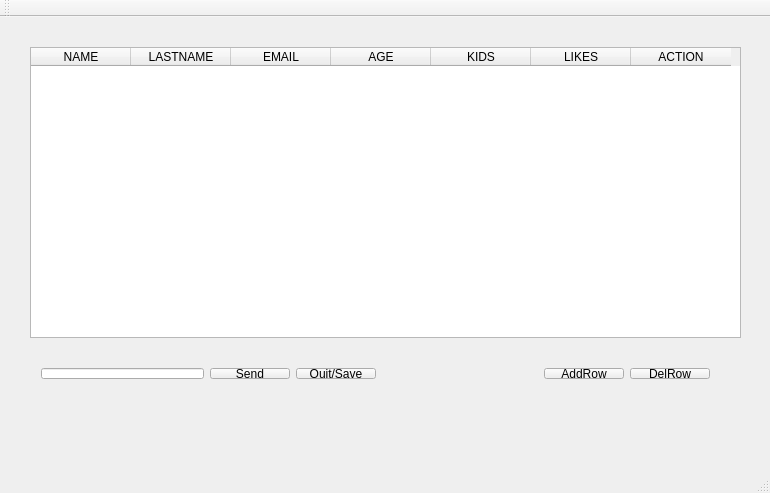
<?xml version="1.0" encoding="UTF-8"?>
<ui version="4.0">
 <class>MainWindow_Person</class>
 <widget class="QMainWindow" name="MainWindow_Person">
  <property name="geometry">
   <rect>
    <x>0</x>
    <y>0</y>
    <width>770</width>
    <height>493</height>
   </rect>
  </property>
  <property name="windowTitle">
   <string>MainWindow_Person</string>
  </property>
  <widget class="QWidget" name="centralWidget">
   <widget class="QTableWidget" name="tableWidget">
    <property name="geometry">
     <rect>
      <x>30</x>
      <y>30</y>
      <width>711</width>
      <height>291</height>
     </rect>
    </property>
    <column>
     <property name="text">
      <string>NAME</string>
     </property>
    </column>
    <column>
     <property name="text">
      <string>LASTNAME</string>
     </property>
    </column>
    <column>
     <property name="text">
      <string>EMAIL</string>
     </property>
    </column>
    <column>
     <property name="text">
      <string>AGE</string>
     </property>
    </column>
    <column>
     <property name="text">
      <string>KIDS</string>
     </property>
    </column>
    <column>
     <property name="text">
      <string>LIKES</string>
     </property>
    </column>
    <column>
     <property name="text">
      <string>ACTION</string>
     </property>
    </column>
   </widget>
   <widget class="QWidget" name="horizontalLayoutWidget">
    <property name="geometry">
     <rect>
      <x>30</x>
      <y>340</y>
      <width>691</width>
      <height>33</height>
     </rect>
    </property>
    <layout class="QHBoxLayout" name="horizontalLayout">
     <item>
      <widget class="QLineEdit" name="lineEdit"/>
     </item>
     <item>
      <widget class="QPushButton" name="pushButton_3">
       <property name="text">
        <string>Send</string>
       </property>
      </widget>
     </item>
     <item>
      <widget class="QPushButton" name="pB_QuitSave">
       <property name="text">
        <string>Quit/Save</string>
       </property>
      </widget>
     </item>
     <item>
      <spacer name="horizontalSpacer">
       <property name="orientation">
        <enum>Qt::Horizontal</enum>
       </property>
       <property name="sizeHint" stdset="0">
        <size>
         <width>40</width>
         <height>20</height>
        </size>
       </property>
      </spacer>
     </item>
     <item>
      <widget class="QPushButton" name="pushButton">
       <property name="text">
        <string>AddRow</string>
       </property>
      </widget>
     </item>
     <item>
      <widget class="QPushButton" name="pushButton_2">
       <property name="text">
        <string>DelRow</string>
       </property>
      </widget>
     </item>
    </layout>
   </widget>
  </widget>
  <widget class="QMenuBar" name="menuBar">
   <property name="geometry">
    <rect>
     <x>0</x>
     <y>0</y>
     <width>770</width>
     <height>22</height>
    </rect>
   </property>
  </widget>
  <widget class="QToolBar" name="mainToolBar">
   <attribute name="toolBarArea">
    <enum>TopToolBarArea</enum>
   </attribute>
   <attribute name="toolBarBreak">
    <bool>false</bool>
   </attribute>
  </widget>
  <widget class="QStatusBar" name="statusBar"/>
 </widget>
 <layoutdefault spacing="6" margin="11"/>
 <resources/>
 <connections/>
</ui>
